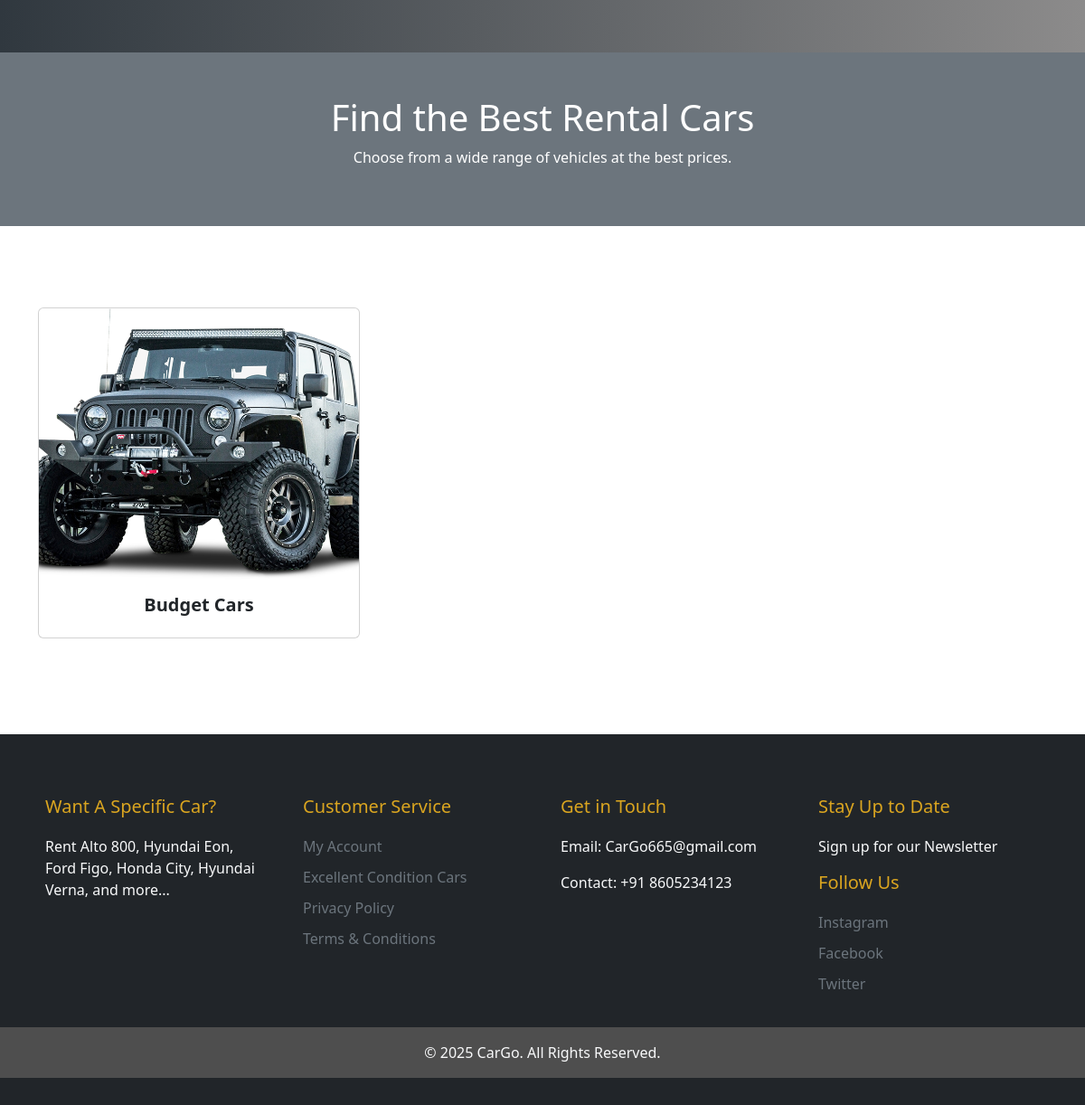
The page /user_home (lower part) on the database as committed earlier.
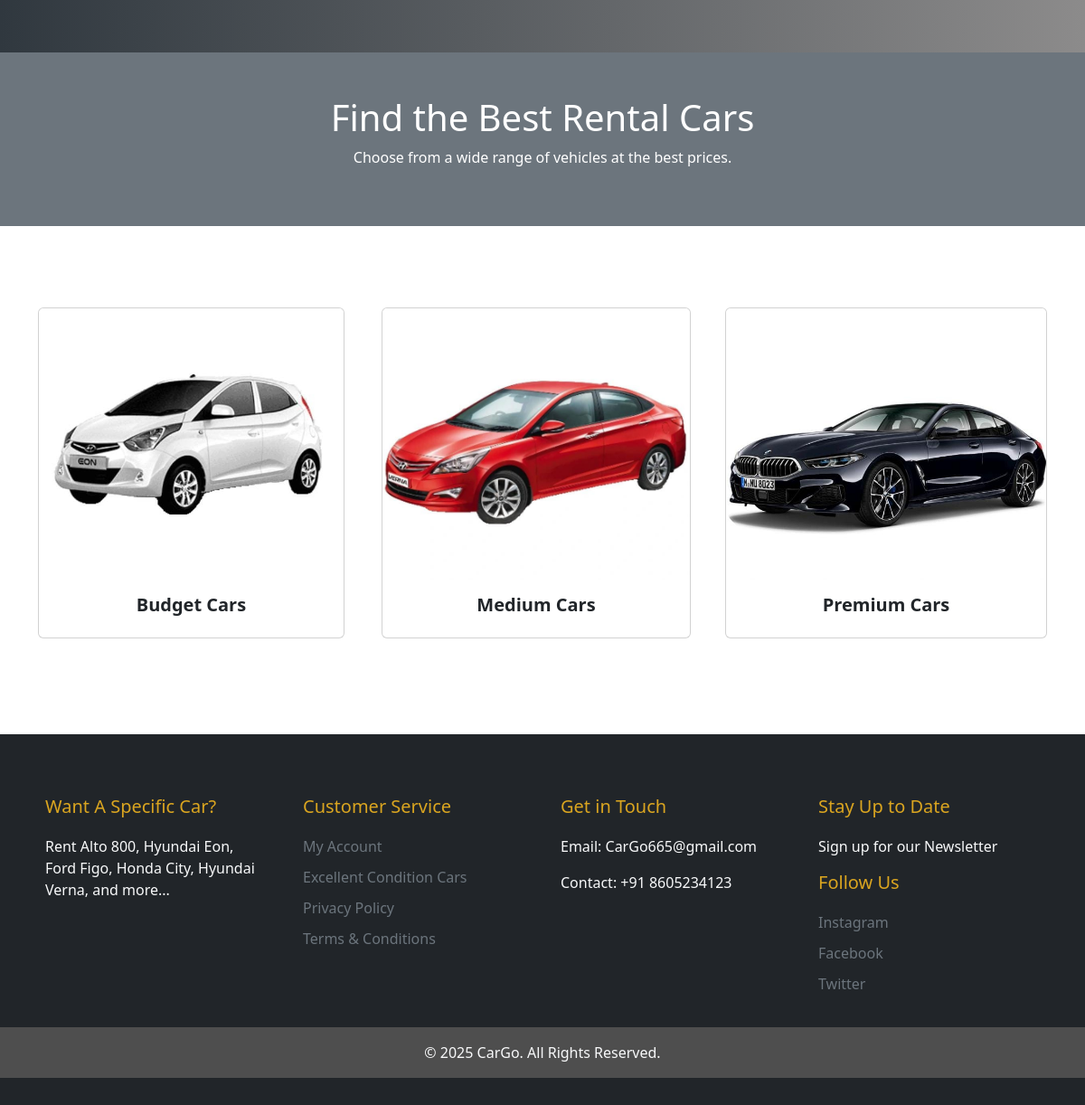
The same page on the database as committed later.
### app/models.py (models this page shows, shortened)
class Car_category(models.Model):
    name = models.TextField()
    image = models.FileField()

### app/views.py (the view)
# urls.py: path('user_home',views.user_home),
def user_home(req):
    car=Car_category.objects.all()
    return render(req,'user/customer_home.html',{'cars':car})

### templates/user/customer_home.html (shortened to what this page needs)
<!DOCTYPE html>
<html lang="en">
<head>
    {% load static %}
    <link rel="stylesheet" href="../static/css/style.css">
    <link href="https://cdn.jsdelivr.net/npm/bootstrap@5.3.3/dist/css/bootstrap.min.css" rel="stylesheet">
</head>
<body>
  <div class="banner_section layout_padding">
  </div>
  <header class="bg-secondary text-white text-center py-5">
    <h1>Find the Best Rental Cars</h1>
    <p>Choose from a wide range of vehicles at the best prices.</p>
</header>
  <div class="gallery_section layout_padding">
    <div class="container">
      <div class="row">
        {% for car in cars %}
        <div class="col-md-4 d-flex align-items-stretch">
          <div class="card gallery_card">
            <a href="../cars_list/{{car.id}}">
              <img src="{{car.image.url}}" class="card-img-top" alt="{{car.name}}">
            </a>
            <div class="card-body">
              <h3 class="card-title">{{car.name}}</h3>
            </div>
          </div>
        </div>
        {% endfor %}
      </div>
    </div>
  </div>
  <footer class="text-light pt-5 mt-3 bg-dark">
    <div class="container">
      <div class="row">
        <div class="col-md-3">
          <h5>Want A Specific Car?</h5>
          <p>Rent Alto 800, Hyundai Eon, Ford Figo, Honda City, Hyundai Verna, and more...</p>
        </div>
        <div class="col-md-3">
          <h5>Customer Service</h5>
          <ul class="list-unstyled">
            <li><a href="#" class="text-secondary">My Account</a></li>
            <li><a href="#" class="text-secondary">Excellent Condition Cars</a></li>
            <li><a href="#" class="text-secondary">Privacy Policy</a></li>
            <li><a href="#" class="text-secondary">Terms & Conditions</a></li>
          </ul>
        </div>
        <div class="col-md-3">
          <h5>Get in Touch</h5>
          <p>Email: CarGo665@gmail.com</p>
          <p>Contact: +91 8605234123</p>
        </div>
        <div class="col-md-3">
          <h5>Stay Up to Date</h5>
          <p>Sign up for our Newsletter</p>
          <h6>Follow Us</h6>
          <ul class="list-unstyled">
            <li><a href="#" class="text-secondary">Instagram</a></li>
            <li><a href="#" class="text-secondary">Facebook</a></li>
            <li><a href="#" class="text-secondary">Twitter</a></li>
          </ul>
        </div>
      </div>
    </div>
    <div class="text-center p-3" style="background-color: rgb(78, 78, 78);">
      &copy; 2025 CarGo. All Rights Reserved.
    </div>
  </footer>
</body>
</html>

Rows that differ between the two databases and show on the page:
changed Car_category "Budget Cars": image: a different picture
added Car_category: image (picture), name "Medium Cars"
added Car_category: image (picture), name "Premium Cars"
